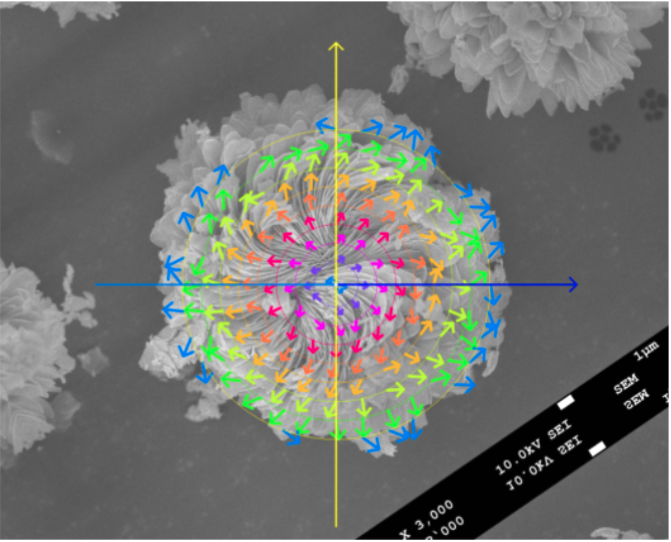
#> input picture images/image.png, 671 x 542 px
$ jupyter execute --allow-errors image_processing.ipynb   (shell and % lines are left out)
#> lines starting #> are read from the running program, lines starting #| are printed output that depends on the picture; after the words box and inside, x2 and y2 are one past the last pixel; in counts of white or black regions, pixels touching at a corner belong together
[cell 1]
from PIL import Image

import matplotlib.pyplot as plt

# Load image.png
img = Image.open('image.png')
#> img is the input picture: PIL image 671x542 RGBA; mean R, G, B, A 113.1, 114.4, 111.1, 255
plt.imshow(img)
plt.axis('off')
plt.show()

[cell 2]
import numpy as np
import cv2
from PIL import Image, ImageDraw
import matplotlib.pyplot as plt

def find_crosshair_center_color(pil_img,
                                yellow_range=((15, 80, 120), (45, 255, 255)),
                                blue_range=((90, 50, 70), (135, 255, 255)),
                                refine=True):
    """
    Find intersection of yellow (vertical) and blue (horizontal) axes.
    Returns (x_center, y_center), plus masks for debug.
    """
#> called with yellow_range = ((15, 80, 120), (45, 255, 255)), blue_range = ((90, 50, 70), (135, 255, 255)), refine = True
    bgr = cv2.cvtColor(np.array(pil_img), cv2.COLOR_RGB2BGR)
    hsv = cv2.cvtColor(bgr, cv2.COLOR_BGR2HSV)
#> hsv: shape (542, 671, 3); mean H, S, V 9.5, 14, 118.7

    y_low, y_high = yellow_range
    b_low, b_high = blue_range
    mask_y = cv2.inRange(hsv, np.array(y_low), np.array(y_high))
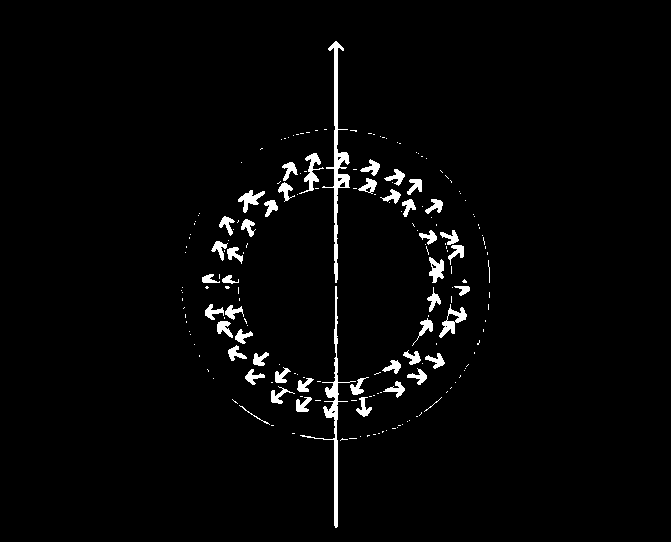
#> mask_y: shape (542, 671); 2.6% white; 195 white regions (146 under 20 px), largest, box (x1, y1, x2, y2) and area: (322, 41, 350, 283) 1265, (300, 286, 356, 528) 1081, (439, 304, 467, 338) 321
    mask_b = cv2.inRange(hsv, np.array(b_low), np.array(b_high))
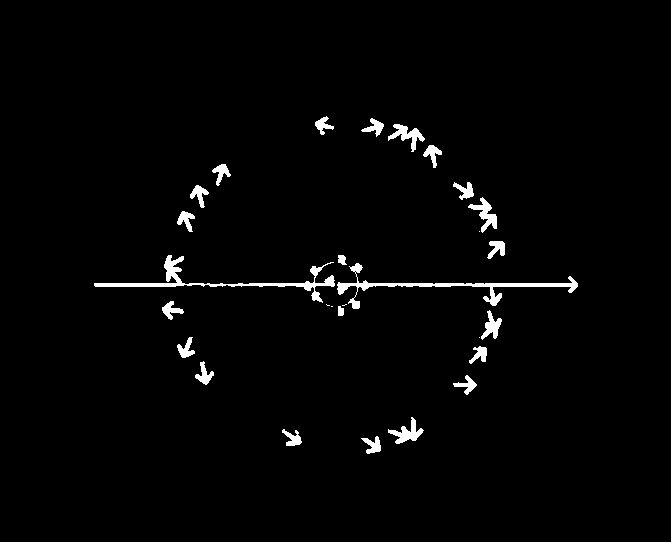
#> mask_b: shape (542, 671); 2% white; 28 white regions (5 under 20 px), largest, box (x1, y1, x2, y2) and area: (337, 263, 578, 309) 1394, (94, 255, 335, 303) 1390, (468, 197, 497, 233) 381

    # Projections
    col_y = mask_y.sum(axis=0)  # vertical line -> peak column
#> col_y = 671 values, max 123420 at index 336, min 0 at index 0, mean 3565.8
    row_b = mask_b.sum(axis=1)  # horizontal line -> peak row
#> row_b = 542 values, max 122910 at index 284, min 0 at index 0, mean 3339
    x_peak = int(np.argmax(col_y))
#> x_peak = 336
    y_peak = int(np.argmax(row_b))
#> y_peak = 284

    # Optional subpixel refinement via quadratic fit
    def subpixel_peak(proj, peak):
#> called with proj = array of shape (671,), peak = 336
        if not refine or peak <= 0 or peak >= len(proj)-1:
            return float(peak)
        y0, y1, y2 = proj[peak-1], proj[peak], proj[peak+1]
#> y0 = 122400; y1 = 123420; y2 = 93330
        denom = (y0 - 2*y1 + y2)
#> denom = -31110
        if denom == 0:
            return float(peak)
        return float(peak + 0.5 * (y0 - y2) / denom)

    x_center = subpixel_peak(col_y, x_peak)
#> x_center = 335.5
    y_center = subpixel_peak(row_b, y_peak)
#> y_center = -5.48e+14
    return x_center, y_center, mask_y, mask_b

# Use it
img = Image.open("image.png")
xc, yc, mask_y, mask_b = find_crosshair_center_color(img)
#> xc = 335.5; yc = -5.48e+14
print(f"Center at: ({xc:.2f}, {yc:.2f})")
#| Center at: (335.53, -548031612409387.56)

# Visualize
vis = img.copy()
draw = ImageDraw.Draw(vis)
draw.line((xc-12, yc, xc+12, yc), fill='red', width=2)
draw.line((xc, yc-12, xc, yc+12), fill='red', width=2)
plt.figure(figsize=(10,5))
plt.subplot(1,2,1); plt.imshow(img); plt.axis('off'); plt.title('Original')
plt.subplot(1,2,2); plt.imshow(vis); plt.axis('off'); plt.title('Detected center')
plt.show()
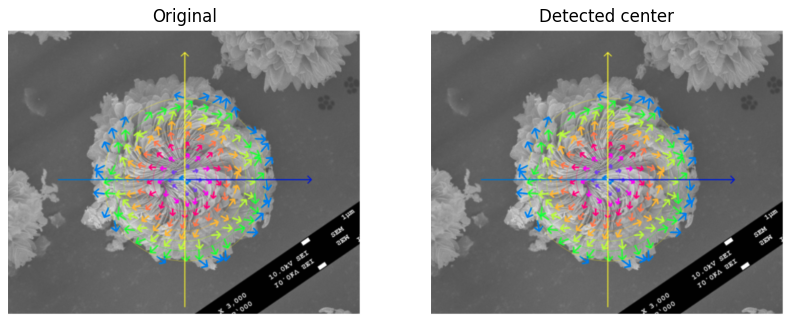
#> figure drawn by matplotlib, 2 panels

[cell 3]
import ast
# !pip install pandas
import pandas as pd
from pathlib import Path
import numpy as np

# from os import Path

# --- Load data ---
csv_path = Path.cwd().parent / "vf_exports" / "Front_EE-1_1_3000x_rings_coords.csv"
#> (the rest of this cell did not finish here and is left out)

[cell 4]
# # !pip install pandas
# import pandas as pd
# from pathlib import Path

# # from os import Path

# # --- Load data ---
csv_path = Path.cwd().parent / "vf_exports" / "Front_EE-1_1_3000x_rings_coords.csv"
#> (the rest of this cell did not finish here and is left out)

[cell 5]
from scipy.interpolate import griddata

# Create a uniform grid
img_array = np.array(img)
height, width = img_array.shape[:2]
#> height = 542; width = 671
grid_x = np.linspace(0, width, 100)
#> grid_x = 100 values from 0 to 671
grid_y = np.linspace(0, height, 100)
#> grid_y = 100 values from 0 to 542
grid_X, grid_Y = np.meshgrid(grid_x, grid_y)

# Interpolate u and v onto the grid
# Remove NaN values first
#> (the rest of this cell did not finish here and is left out)
